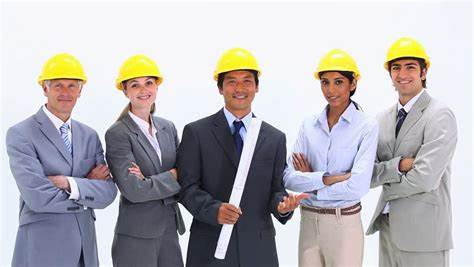
#> input picture images/engineer group.jpeg, 474 x 267 px
$ python vedio.py
#> lines starting #> are read from the running program, lines starting #| are printed output that depends on the picture; after the words box and inside, x2 and y2 are one past the last pixel; in counts of white or black regions, pixels touching at a corner belong together
#creating an image
import cv2 as cv
import numpy as np
img = cv.imread("images/engineer group.jpeg")
#> img is the input picture: shape (267, 474, 3); mean B, G, R 183.2, 180.3, 183.5

#usingg canny
canny = cv.Canny(img, 125, 175)
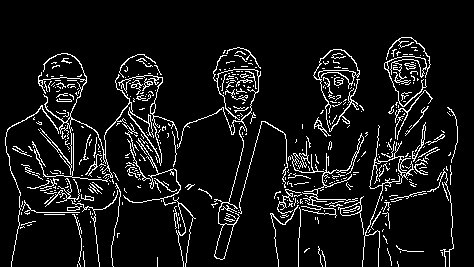
#> canny: shape (267, 474); 8.1% white in thin lines or dots, all inside (x1, y1, x2, y2) = (5, 37, 458, 267)

#grey scale
grey = cv.cvtColor(img, cv.COLOR_BGR2GRAY)
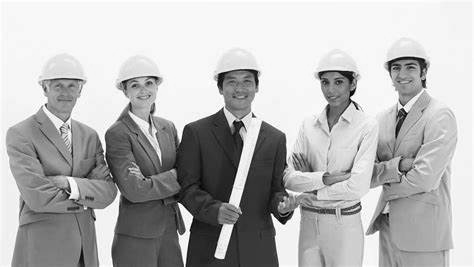
#> grey: shape (267, 474); min 1, max 255, mean 181.6

#blur
blur = cv.GaussianBlur(grey, (3, 3), cv.BORDER_DEFAULT)
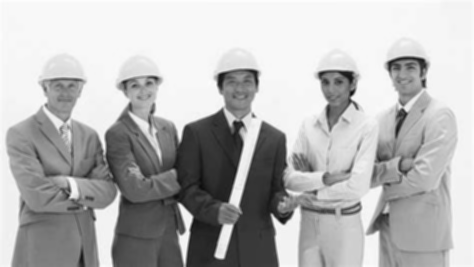
#> blur: shape (267, 474); min 12, max 254, mean 181.6

#cropping the image

cropped = img[50:200, 200:400]
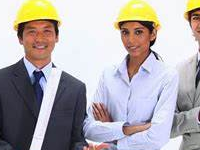
#> cropped: shape (150, 200, 3); mean B, G, R 172.8, 171.9, 177.7

#show the images
cv.imshow("canny", canny)
cv.imshow("grey", grey)
cv.imshow("blur", blur)
cv.imshow("cropped", cropped)
cv.waitKey(0)
cv.destroyAllWindows()
